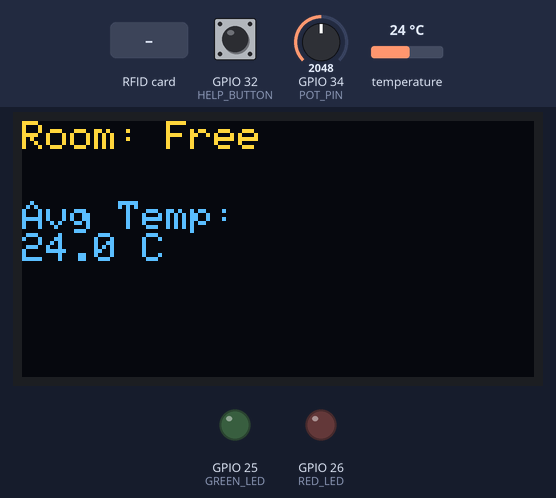
Bench run of a program on a simulated ESP32. Shown: 128×64 one-colour display, output pins drawn as LEDs (lit = HIGH). Inputs (shaded band) come from the test bench; at power-on: temperature 24 °C, GPIO 32 (HELP_BUTTON) HIGH, GPIO 34 (POT_PIN) = 2048. The OLED is the two-colour kind (top 16 rows yellow); storage starts empty; what the program prints to the serial monitor is not drawn.

Above: at 2.6 s.
2.7 s: RFID card 9C 2B 4D 05 held to the reader
At 3.9 s:
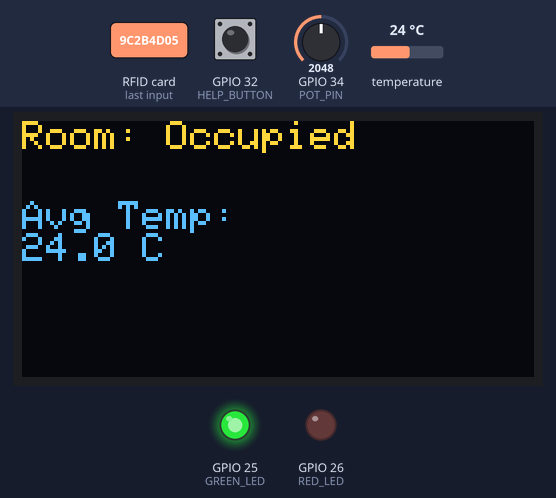
4.2 s: RFID card 5E 7A 19 C4 held to the reader
At 4.36 s:
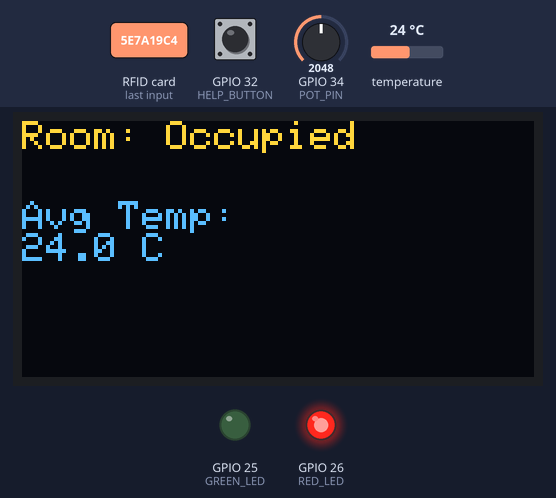
6.9 s: temperature set to 28 °C
At 9.2 s:
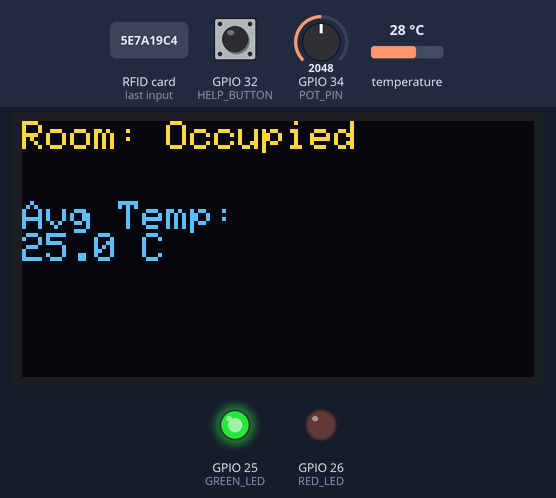
13.6 s: temperature set to 12 °C
At 17.2 s:
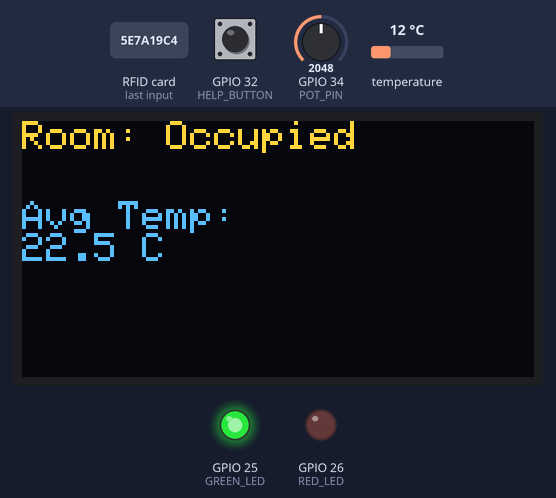
Timing chart, 0 to 60.1 s (numbered marks = the images above; inputs shaded):
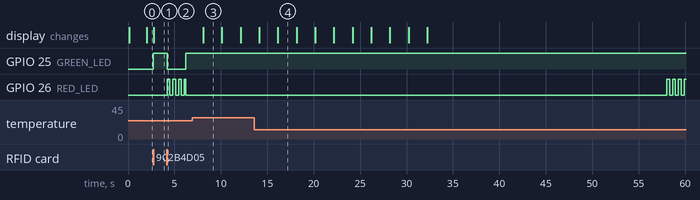

Measured:
- after the input at 2.7 s, GPIO 25 (GREEN_LED): LOW → HIGH at once; the display: changes after 0.06 s (image 1)
- after the input at 4.2 s, GPIO 25 (GREEN_LED): HIGH → LOW at once, → HIGH 2.0 s later; GPIO 26 (RED_LED): goes 3 × (HIGH 0.31 s, LOW 0.31 s), HIGH 0.18 s, then LOW, starting at once
- after the input at 6.9 s, the display: changes after 1.2 s (image 3)

The program:

main.cpp
```cpp
// Libraries
#include <Arduino.h>
#include <SPI.h>
#include <Wire.h>
#include <MFRC522.h>
#include <Adafruit_GFX.h>
#include <Adafruit_SSD1306.h>
#include <Adafruit_Sensor.h>
#include <Adafruit_BMP280.h>
#include <SD.h>
#include <WiFi.h>
#include <WebServer.h>
#include <ArduinoJson.h>

// Global variables
//PINS DETERMINED
#define RFID_SDA 5
#define RFID_SCK 18
#define RFID_MOSI 23
#define RFID_MISO 19
#define RFID_RST 27
#define POT_PIN 34
#define GREEN_LED 25
#define RED_LED 26
#define HELP_BUTTON 32
#define SCREEN_WIDTH 128
#define SCREEN_HEIGHT 64
#define OLED_CLK 18
#define OLED_DIN 23
#define OLED_CS 13
#define OLED_RST 16
#define OLED_DC 14
#define FAN_PIN 25 //DO NOT CONNECT FAN DIRECTLY TO ESP32, CAN SHORT IT, USE DRIVER CONTROL COMPONENT IN KIT, REQUIRES BATTERY


//millis Timers:
unsigned long lastScanTime = 0;
unsigned long Start = 0;
unsigned long Time = 0;
unsigned long lastblinktime = 0;
unsigned long lasttemptime = 0;

MFRC522 rfid(RFID_SDA, RFID_RST); //RFID initialization
String authorizedUIDs[] = {"9C 2B 4D 05"}; //authorized UIDs to be changed if neccessary
int numAuthorized = 1; //Nb of authorized UIDs
bool roomOccupied = false;
bool indicatorOn = false;
bool blinking = false;
//Sets previous UID reading
String lastUID = "";

//FOR OLED DISPLAY
Adafruit_SSD1306 display(
SCREEN_WIDTH,
SCREEN_HEIGHT,
OLED_CLK,
OLED_DIN,
OLED_RST,
OLED_CS,
OLED_DC
);


//FOR BMP SENSOR
//BMP SENSOR ARRAY
float tempreading[10];
//BMP sensor variables:
int tempindex = 0; //Tracks current position
int readingcount = 0; //Tracks how many readings I have so far
//BMP sensor initialization
Adafruit_BMP280 bmp;
//BMP average temperature variable
float avgtemp = 0;

 // TEMPORARY VARIABLE FOR TESTING PURPOSES (will change later)
 int fanLevel = 2; // Fan level (0-3) to be changed based on temperature readings


// Events and Status Byte
 // Status Byte Bit Masks
  const byte OCCUPIED_MASK = 0b00000001; // Bit 0: Room occupied
  const byte TOO_HOT_MASK = 0b00000010; // Bit 1: Room too hot
  const byte HELP_MASK = 0b00000100; // Bit 2: Help button pressed

  byte statusByte = 0; // Status byte starting value = 0 (all bits are 0, meaning room is free, temperature is normal, and help button is not pressed)
  byte lastPrintedStatus = 0; // Last printed status byte value

   // Help button variables
  volatile bool helpFlag = false; // Flag to show if the help button has been pressed
  volatile unsigned long lastHelpTime = 0; // Time when the help button was pressed

 // Help button timing
  const unsigned long HELP_TIME = 10000; // help stays on for 10 secs
  unsigned long helpStart = 0; // help button start time when it was called

  // Data logging variables
  const int chipselect = 4; // SD card CS pin
  File dataFile; // File object for SD card

 // WiFi credentials
 const char* ssid="Kyle ESP32"; //WiFi SSID
 const char* password="kyle123!"; //WiFi password

 WebServer server(80); // Create a web server object that listens for HTTP request on port 80


// Automatic Check-out after inactivity,from the enhanced feature
  const unsigned long CHECKOUT_TIME = 60000; // Checkout time stays on for 10 secs
  const unsigned long WARNING_TIME = 5000; // Warning time stays on for 5 secs
  unsigned long CHECKIN_TIME = 0; // last checkIn time when it was called
  bool warningGiven = false;


//FUNCTIONS:
//SETUP:
void setup() {
Serial.begin(115200);
SPI.begin(); //initalize SPI communication
Wire.begin(); //For I2C communication
display.begin(SSD1306_SWITCHCAPVCC); //Starts the OLED display
rfid.PCD_Init();
startLogging(); // Start SD card logging
delay(10);


// Wi-Fi access point
  WiFi.softAP(ssid, password); // creates the wifi network with name/password
    Serial.print("IP address: ");
    Serial.println(WiFi.softAPIP()); // prints the esp32's ip address

// Routes for the web server
  server.on("/data", handleData); // when browser asks for /data, call handleData();

// Server start
  server.begin(); // Start the web server
    Serial.println("Server started");


//PWM settings, IF THERE IS ERROR HERE, SWAP TWO LINES BELOW FOR ledcAttach(FAN_PIN, 5000, 8);
ledcAttach(FAN_PIN, 5000, 8); // attach the fan pin to a PWM channel, set frequency to 5kHz and resolution to 8 bits

//For bmp sensor
 if (bmp.begin(0x76)){
    Serial.println("BMP280 Found at 0x76");
  }
 else if(bmp.begin(0x77))
 {
    Serial.println("BMP280 Found at 0x77");
  }
  else
  {
   Serial.println("BMP280 Not found");
  }
rfid.PCD_DumpVersionToSerial(); //prints the firmware version to serial monitor IF RFID IS PROPERLLY WIRED
pinMode(GREEN_LED, OUTPUT);
pinMode(RED_LED, OUTPUT);

// Help button setup
  pinMode(HELP_BUTTON, INPUT_PULLUP); // help button pin set to input with pullup resistor
  attachInterrupt(digitalPinToInterrupt(HELP_BUTTON), helpButton_ISR, FALLING); // attach interrupt to help button pin, triggers on falling edge (button press)
  printStatusByte(); //show starting value of status byte

//Call OLED function to show room free and 0.0C
OLEDupdate();
}


//LOOP:
void loop() {

server.handleClient(); // check if a browser is asking for a page at every loop

//BMP SENSOR TEMPERATURE READING WITH ARRAY
if (millis() - lasttemptime >= 2000) {
  lasttemptime = millis();
  tempreading[tempindex] = bmp.readTemperature();
  tempindex++;
if (tempindex >= 10) {
  tempindex = 0;
}
//Prevents the first few reading from being averaged with 0.0 slots
if(readingcount < 10){ //Counts the number of readings, does not surpass 10
  readingcount++;
  }
  float sum = 0;
  for(int i = 0; i < readingcount; i++){
    sum = sum + tempreading[i];
    }
    avgtemp = sum/readingcount; //Takes the sum of the reading and divides it by 10
    OLEDupdate();
}


if (rfid.PICC_IsNewCardPresent() == true && rfid.PICC_ReadCardSerial() == true)
{
  String uid = getUID();
  onCardScanned(uid);
  rfid.PICC_HaltA(); //puts the card to sleep
  rfid.PCD_StopCrypto1(); //ends the authentication
}
  if (indicatorOn  == true && millis() - Start >= Time) { // Timer
    Timerexpired(); //calls the function timer expired
  }

  //BLINKING LOGIC FOR RED LED
  if(blinking == true && millis()-lastblinktime >= 300){
   lastblinktime = millis();
   digitalWrite(RED_LED,!digitalRead(RED_LED));
  }

 // Check for help button press
  if (helpFlag == true) {
    helpFlag = false; // reset the help flag
    onHelpRequested(); // call the help request handler
  }


 // Timer: help request ends after help time
  if ((statusByte & HELP_MASK) && millis() - helpStart >= HELP_TIME)
  {
    statusByte &= ~HELP_MASK;
  }


 // Timer: automatic checkout with warning first
 if (roomOccupied == true) {
  if (warningGiven == false && millis() - CHECKIN_TIME >= CHECKOUT_TIME - WARNING_TIME) { // warning time is up
    warningGiven = true; // set the warning flag to true
    Serial.println("warning: auto checkout in 5 seconds"); // print warning message
    blinking = true; // start blinking the red LED
    lastblinktime = millis(); // reset the blink timer
  }

  if (millis() - CHECKIN_TIME >= CHECKOUT_TIME) {   // time is up
    autoCheckout();
  }
 }


 // Print the byte only when it changes
  if (statusByte != lastPrintedStatus){
    lastPrintedStatus = statusByte;
    printStatusByte();
  }
  PWM(); //CALL THE PWM FUNCTION, SO IT LOOPS CONTINIOUSLY
}


//RFID LOGIC:
String getUID() //This functions turns the card's UID into a readable text format, used lab 9 for this also.
{
  String uid = "";
  for (byte i = 0; i < rfid.uid.size; i++) {
    if (rfid.uid.uidByte[i] < 0x10) {
      uid = uid + "0";
    }
    uid = uid + String(rfid.uid.uidByte[i], HEX);
    if (i < rfid.uid.size - 1) {
      uid = uid + " ";
    }
  }
  uid.toUpperCase();
  return uid;
}

bool isAuthorized(String uid) {
  for (int i = 0; i < numAuthorized; i++) {
    if (uid == authorizedUIDs[i]) {
      return true;
    }
  }
  return false;
}

void Startindicatortimer(unsigned long duration)
{
 Start = millis();
 Time = duration;
 indicatorOn = true;
}
void allIndicatorsOff()
{
  digitalWrite(GREEN_LED, LOW);
  digitalWrite(RED_LED, LOW);
}

void onCardScanned(String uid) //Used lab 9 for this
{
  if (uid == lastUID && millis() - lastScanTime < 2000){
    Serial.println("Repeat ignored");
    return;
  }
  lastUID = uid;
  lastScanTime = millis();
  Serial.print("Card UID: ");
  Serial.println(uid);
  if (isAuthorized(uid) == true)
  {
    AccessGranted();
  }
  else
  {
    AccessDenied();
  }
}

void AccessGranted()
{

  allIndicatorsOff();
  roomOccupied = !roomOccupied; //Sets the room occupied to true
  if(roomOccupied == true){ //if room is occupied, make green LED high
    Serial.println("Room occupied!");
    logEvent("CHECKIN"); // Log the check-in event to the SD card
    digitalWrite(GREEN_LED,HIGH);
    statusByte |= OCCUPIED_MASK; //Set bit 0, links statusByte to room state
    CHECKIN_TIME = millis(); // Reset the check-in time for auto checkout
    warningGiven = false; // Reset the warning flag for auto checkout
    }else{
      Serial.println("Room free!");
      logEvent("CHECKOUT"); // Log the check-out event to the SD card
      digitalWrite(GREEN_LED,LOW);
      statusByte &= ~OCCUPIED_MASK; //the ~ is a NOT operator, clear bit 0, links statusByte to room state
    }
    blinking = false;
    digitalWrite(RED_LED, LOW);
    indicatorOn = false;
    OLEDupdate();
}

void AccessDenied()
{
  Serial.println("Unknown card detected!");
  allIndicatorsOff();
  blinking = true;
  digitalWrite(RED_LED, HIGH);
  lastblinktime = millis();
  Startindicatortimer(2000); //The RED LED will only blink for 2 second, adjust if needed
}

void Timerexpired()
{
allIndicatorsOff();
indicatorOn = false;
blinking = false;
//GREEN_LED MATCHES THE ROOM STATE
if (roomOccupied == true) {
  digitalWrite(GREEN_LED, HIGH);
  } else {
    digitalWrite(GREEN_LED, LOW);
  }
}

void OLEDupdate(){ //For the OLED update, parameter of avgtemp
  display.clearDisplay();
  display.setTextSize(1);
  display.setTextColor(SSD1306_WHITE);
  display.setCursor(0, 0);
  if(roomOccupied){
    display.println("Room: Occupied");
    }else{
    display.println("Room: Free");
  }
  display.setCursor(0,20); //To be modified?
  display.println("Avg Temp:");
  display.print(avgtemp,1); //the 1 is to tell how much decimal is to be shown, 1 is 23.2 and 2 23.22 for example
  display.print(" C");
  display.display(); //Put the text on the screen
  }


//PWM FUNCTION
void PWM(){
  int potValue = analogRead(POT_PIN);
  float setpoint = map(potValue, 0, 4095, 180, 300) / 10.0; //Map 0-4095 to 18 and 30 degree Celsius, keep 1 decimal place
  if(avgtemp > setpoint){
    statusByte |= TOO_HOT_MASK; //Set the bit
     }else{
      statusByte &= ~TOO_HOT_MASK; //Clears the bit
    }
    int fanspeed = 0; //Create a variable for the speed of the fan
    if(roomOccupied && avgtemp > setpoint){
    fanspeed = constrain((avgtemp-setpoint)* 51, 0, 255); //the 0 next to the 51 is the degree, so if it's 1, then 1*51 = 51 out of 255(20% speed)
                                                          //constrain caps the value at 255, so if there's a 6 degree difference, it will not go past 255(100% speed)
     }
  ledcWrite(0, fanspeed); //attach the fanspeed variable, IF ERROR, CHANGE IT TO ledcWrite(FAN_PIN, fanspeed);
}


// Event handler for help request - called from loop()
  void onHelpRequested(){
    statusByte |= HELP_MASK; // set bit to 2
    helpStart = millis(); // start the help timer
    Serial.println("Help requested!");
    logEvent("HELP"); // Log the help event to the SD card
  }


// Interrupt Service ROutines (ISRs) for the help button
  void IRAM_ATTR helpButton_ISR() {

    // Ignore presses less than 200 ms apart (debounce)
    if (millis() - lastHelpTime > 200) {
      lastHelpTime = millis();
      helpFlag = true; // Set the help flag to true
    }
  }


// Prints the status byte as 8 binary digits
  void printStatusByte() {
    Serial.print("Status Byte: ");
    for (int i =7; i >= 0; i--) {
      Serial.print((statusByte >> i) & 1);
    }
    Serial.println();
  }


// starts SD card and creates csv file
  void startLogging() {
    Serial.println("Starting SD card...");
    if (SD.begin(chipselect) == true) {
      Serial.println("SD Card Found!");

    // Write the header to the CSV file if it doesn't exist
      if (SD.exists("/datalog.csv") == false) {
        dataFile = SD.open("/datalog.csv", FILE_WRITE);
        dataFile.println("Time_ms,Event");
        dataFile.close();
    }
  }
  else
  {
    Serial.println("SD Card not found");
  }
}


// Logs event to the csv file
  void logEvent(String event) {
    dataFile = SD.open("/datalog.csv", FILE_APPEND);
    if (dataFile) {
      dataFile.print(millis());
      dataFile.print(",");
      dataFile.println(event);
      dataFile.close();
      Serial.print("Logged: ");
      Serial.println(event);
  }
  else
  {
    Serial.println("Could not open datalog.csv");
  }
}

// this runs when someone opens /data, and sends the room data as JSON
void handleData() {
  Serial.println("data route accessed");
  JsonDocument doc;

  if (roomOccupied == true) { // is room occupied?
    doc ["room"] = "occupied"; // Yes: add room occupied to the JSON document
  } else {
    doc ["room"] = "free"; // No: add room free to the JSON document
  }
  doc ["avg_temp"] = avgtemp; // Add average temperature to the JSON document
  doc ["fan_level"] = fanLevel; // Add fan level to the JSON document
  doc ["status_byte"] = statusByte; // Add status byte to the JSON document

  String out; // text holds the finished json
  serializeJson(doc, out); // turn the document into JSON text and put it in the out variable
  server.send(200, "application/json", out); // send it back to the client with a 200 OK and the browser knows it's JSON data
}


// Event handler for automatic check-out after inactivity
 void autoCheckout() {
  roomOccupied = false; // the room is free again
  statusByte &= ~OCCUPIED_MASK; // clear bit 0
  blinking = false; // stop blinking
    digitalWrite(RED_LED, LOW);
    digitalWrite(GREEN_LED, LOW);
  Serial.print("Auto Checkout!");
  logEvent("AUTO_CHECKOUT"); // log it to the SD card
  OLEDupdate(); // show "Room: Free"
  }
```
